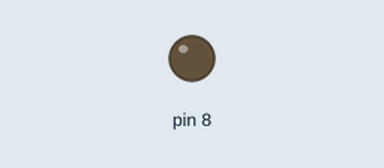
Recording of a sketch running on a simulated Arduino Uno, built with avr-gcc and run on an emulated ATmega328P. On the bench: output pins drawn as LEDs (lit = HIGH).

Above: at 2.5 s.
At 5.06 s:
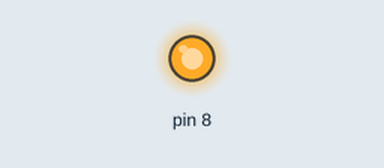
Timing chart, 0 to 7.3 s (numbered marks = the images above):
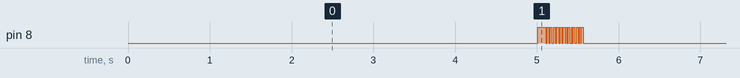

The sketch:

PIEFLICKER_DRAFT0001.ino
```cpp
//===================================
//           NETPIE PROJECT
//===================================
//          CODENAME: FRISK
//          LED MANCHESTER
//         DATA COMMUNICATION
//===================================
// NARIN BANNASAN / SIRAWIT MOONRINTA
//===================================
//   DIRECTOR: CHAVEE ISSARIYAPAT
//===================================

int rate = 10;
int buffertime = 5;

void frisk(int pin_out,String data)
{
  pinMode(pin_out,OUTPUT);
  delay(rate);
  digitalWrite( pin_out, HIGH );
  delay(rate*10);
  digitalWrite( pin_out, LOW );
  delay(buffertime);

  for(int i = 0; i <= data.length(); i++)
  {
    switch(data[i])
    {
      case '0': //FRISK:FALLING
      digitalWrite(pin_out, HIGH);
      delay(rate);
      digitalWrite(pin_out, LOW);
      delay(rate);
      break;

      case '1': //FRISK:RISING
      digitalWrite( pin_out, LOW );
      delay(rate);
      digitalWrite( pin_out, HIGH );
      delay(rate);
      break;
    }
  }
  delay(rate*5);
}

void setup()
{
}

void loop()
{
  delay(5000);
  frisk(8,"10101010101001011010110");
}
```

Measured:
- by itself, pin 8: repeats every 5.6 s: 13 × (LOW 0.02 s, HIGH 0.02 s), LOW 5.1 s, HIGH 0.10 s
